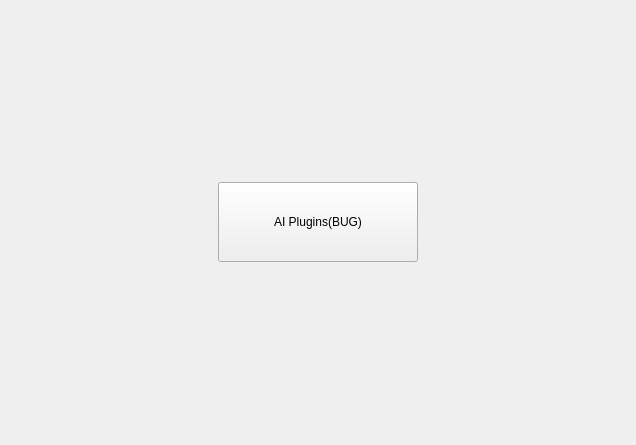
<?xml version="1.0" encoding="UTF-8"?>
<ui version="4.0">
 <class>TaihoPluginAI</class>
 <widget class="QWidget" name="TaihoPluginAI">
  <property name="geometry">
   <rect>
    <x>0</x>
    <y>0</y>
    <width>636</width>
    <height>445</height>
   </rect>
  </property>
  <property name="windowTitle">
   <string>Form</string>
  </property>
  <layout class="QGridLayout" name="gridLayout">
   <item row="0" column="0">
    <widget class="QPushButton" name="pushButton">
     <property name="minimumSize">
      <size>
       <width>200</width>
       <height>80</height>
      </size>
     </property>
     <property name="maximumSize">
      <size>
       <width>200</width>
       <height>80</height>
      </size>
     </property>
     <property name="text">
      <string>AI Plugins(BUG)</string>
     </property>
    </widget>
   </item>
  </layout>
 </widget>
 <resources/>
 <connections/>
</ui>
